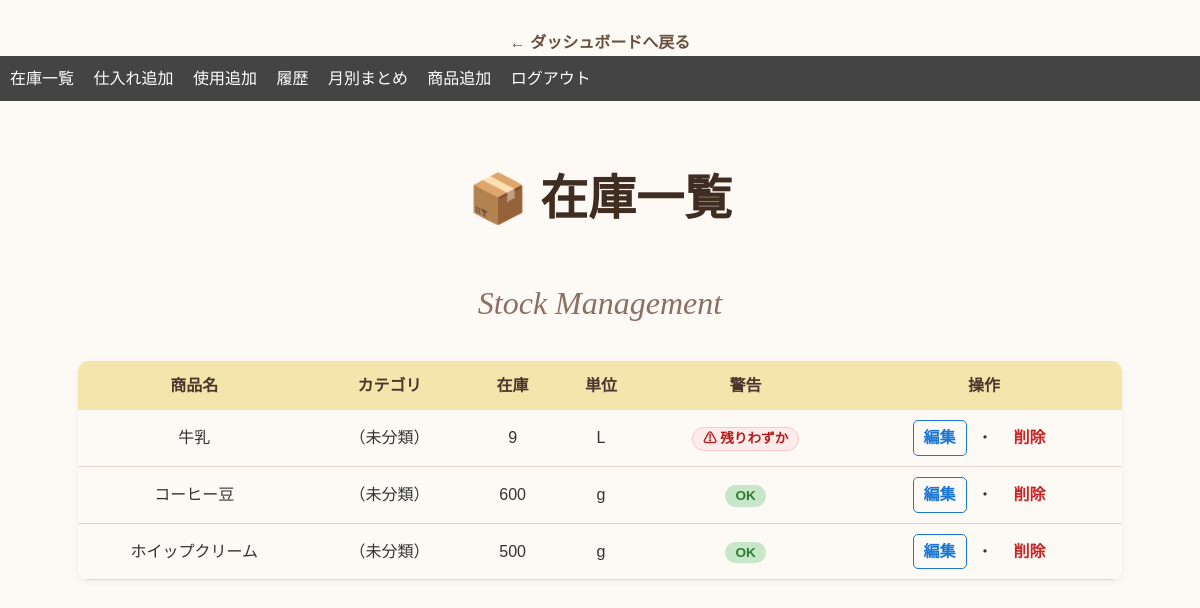
The app's page /stock (signed in), older data.
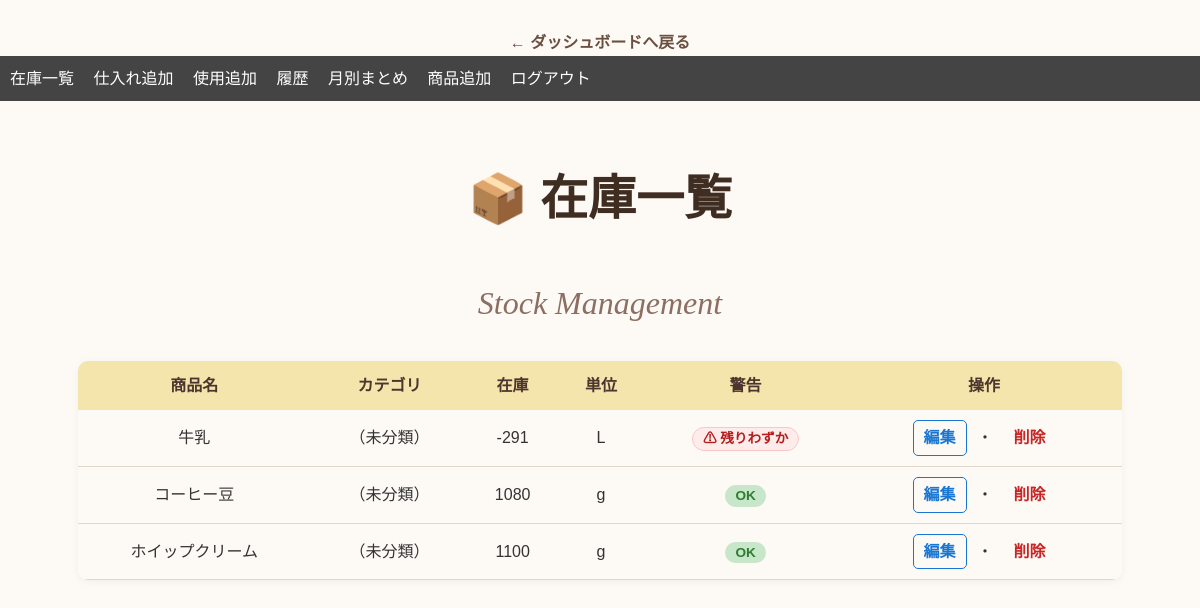
The same page, newer data.
### tables this page shows
CREATE TABLE items (
        id INTEGER PRIMARY KEY AUTOINCREMENT,
        name TEXT NOT NULL,
        unit TEXT NOT NULL,
        stock INTEGER NOT NULL DEFAULT 0
    , min_stock INTEGER DEFAULT 10);

### app.py (the view)
@app.route('/stock')
@login_required
def stock():
    conn = get_db_connection()
    items = conn.execute('SELECT * FROM items').fetchall()
    conn.close()
    return render_template('stock.html', items=items)

### app.py (called while the page is built)
def get_db_connection():
    conn = sqlite3.connect('inventory.db')
    conn.row_factory = sqlite3.Row
    return conn

def login_required(f):
    from functools import wraps
    @wraps(f)
    def wrapped(*args, **kwargs):
        if 'user_id' not in session:
            return redirect(url_for('login'))
        return f(*args, **kwargs)
    return wrapped

### templates/stock.html (shortened to what this page needs)
{% extends "base.html" %}
{% block content %}
<div class="page-title">
    <h2>📦 在庫一覧</h2>
    <p class="subtitle">Stock Management</p>
</div>
<table>
    <tr>
        <th>商品名</th>
        <th>カテゴリ</th>
        <th>在庫</th>
        <th>単位</th>
        <th>警告</th>
        <th>操作</th>
    </tr>
    {% for item in items %}
    <tr>
        <td>{{ item.name }}</td>
        <td>{{ item.category or '（未分類）' }}</td>
        <td>{{ item.stock }}</td>
        <td>{{ item.unit }}</td>
        <td>
            {% if item.stock <= item.min_stock %}
                <span class="badge badge-danger">⚠ 残りわずか</span>
            {% else %}
                <span class="badge badge-safe">OK</span>
            {% endif %}
        </td>
        <td class="action-links">
            <a href="{{ url_for('edit_item', item_id=item.id) }}" class="edit-link">編集</a>
            ・
            <a href="{{ url_for('delete_item', item_id=item.id) }}" class="delete-link" onclick="return confirm('本当に削除しますか？')">削除</a>
        </td>
    </tr>
    {% endfor %}
</table>
{% endblock %}

Row changes from the older to the newer data that the page shows:
changed items "牛乳": stock "9" → "-291"
changed items "コーヒー豆": stock "600" → "1080"
changed items "ホイップクリーム": stock "500" → "1100"
